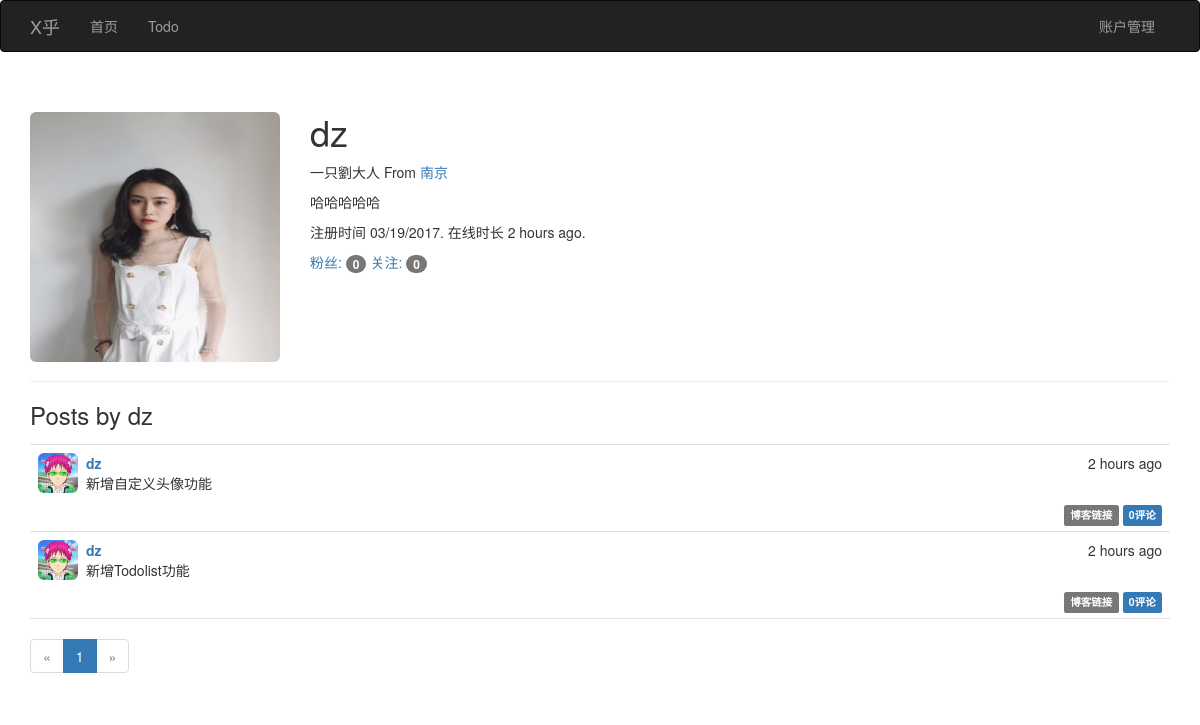
/user/dz, run on an earlier commit of the app's database.
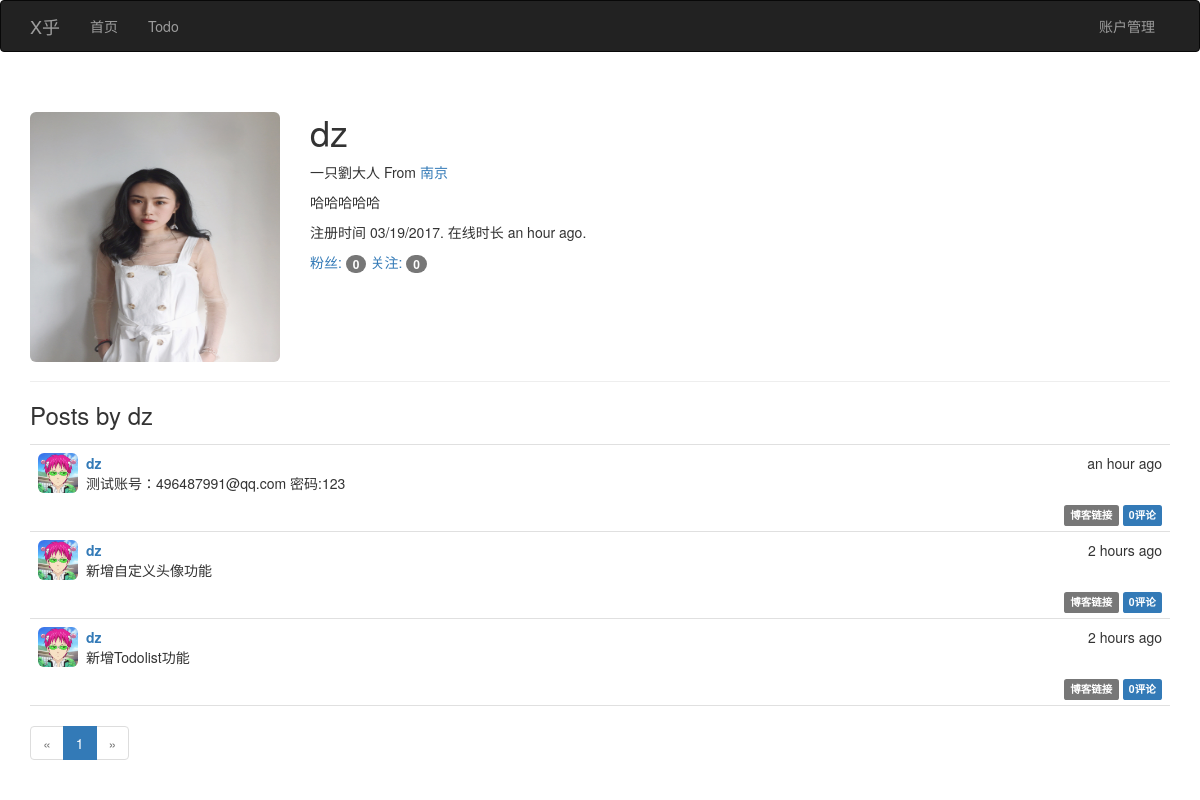
And on a later commit of the database.
### app/models.py (models this page shows, shortened)
class User(UserMixin, db.Model):
    __tablename__ = 'users'
    id = db.Column(db.Integer, primary_key = True)
    email = db.Column(db.String(64), unique = True, index = True)
    name = db.Column(db.String(64))
    username = db.Column(db.String(64), unique = True, index = True)
    location = db.Column(db.String(64))
    about_me = db.Column(db.Text())
    member_since = db.Column(db.DateTime(), default = datetime.utcnow)
    last_seen = db.Column(db.DateTime(), default = datetime.utcnow)
    role_id = db.Column(db.Integer, db.ForeignKey('roles.id'))
    password_hash = db.Column(db.String(128))
    confirmed = db.Column(db.Boolean, default = False)
    avatar = db.Column(db.String(128), default = None)
    posts = db.relationship('Post', backref = 'author', lazy = 'dynamic')
    followed = db.relationship('Follow',
                               foreign_keys = [Follow.follower_id],
                               backref = db.backref('follower', lazy = 'joined'),
                               lazy = 'dynamic',
                               cascade = 'all, delete-orphan')
    followers = db.relationship('Follow',
                                foreign_keys = [Follow.followed_id],
                                backref = db.backref('followed', lazy = 'joined'),
                                lazy = 'dynamic',
                                cascade = 'all, delete-orphan')
    comments = db.relationship('Comment', backref = 'author', lazy = 'dynamic')
    events = db.relationship('Event', backref = 'sponsor', lazy = 'dynamic')
    @property
    def password(self):
        raise AttributeError('password is not a readable attribute')

class Post(db.Model):
    __tablename__ = 'posts'
    id = db.Column(db.Integer, primary_key = True)
    body = db.Column(db.Text)
    timestamp = db.Column(db.DateTime, index = True, default = datetime.utcnow)
    author_id = db.Column(db.Integer, db.ForeignKey('users.id'))
    body_html = db.Column(db.Text)
    comments = db.relationship('Comment', backref = 'post', lazy = 'dynamic')

### app/main/views.py (the view)
@main.route('/user/<username>')
def user(username):
    user = User.query.filter_by(username = username).first()
    if not user:
        abort(404)
    page = request.args.get('page', 1, type = int)
    pagination = user.posts.order_by(Post.timestamp.desc()).paginate(page,
                                                                     per_page= current_app.config['FLASKY_PER_PAGE'],
                                                                     error_out= False)
    posts = pagination.items
    return render_template('user.html', user = user, posts = posts, pagination = pagination)

### app/auth/views.py (called while the page is built)
@auth.before_app_request
def before_request():
    if current_user.is_authenticated:
        current_user.ping()
        if not current_user.confirmed \
                and request.endpoint[:5] != 'auth.':
            flash('You have not confirmed your account yet')
            return redirect(url_for('auth.unconfirmed'))

### app/main/__init__.py (called while the page is built)
@main.app_context_processor
def inject_permissions():
    return dict(Permission = Permission)

### app/models.py (called while the page is built)
    def can(self, permissions):
        return False

    def is_administrator(self):
        return False

### app/templates/user.html (shortened to what this page needs)
{% extends 'base.html' %}
{% import '_macros.html' as macro %}
{% block page_content %}
<div class = "page-header">
    {% if current_user.avatar %}
    <img class="img-rounded profile-thumbnail" width = "250" height = "250" src="{{ user.avatar}}">
    {% else %}
    <img class="img-rounded profile-thumbnail" width = "250" height = "250" src="/static/avatar/default.jpg">
    {% endif %}
    <div class="profile-header">
        <h1>{{ user.username }}</h1>
        {% if user.name or user.location %}
        <p>
            {% if user.name %}{{ user.name}}{% endif %}
            {% if user.location %}
                From <a href="http://ditu.amap.com/search?query={{ user.location}}">
            {{ user.location}}</a>
            {% endif %}
        </p>
        {% endif %}
        {% if user.about_me %}
        <p>{{user.about_me}}</p>
        {% endif %}
        <p>
            注册时间 {{ moment(user.member_since).format('L')}}.
            在线时长 {{ moment(user.last_seen).fromNow()}}.
        </p>
        <a href="{{ url_for('.followers', username = user.username)}}">
            粉丝: <span class="badge">{{ user.followers.count() - 1 }}</span>
        </a>
        <a href="{{ url_for('.followed_by', username = user.username)}}">
            关注: <span class="badge">{{ user.followed.count() - 1}}</span>
        </a>
    </div>
</div>
<h3>Posts by {{ user.username }}</h3>
{% include '_posts.html' %}
{% if pagination %}
{{ macro.pagination_widget(pagination, '.user', username = user.username)}}
{% endif %}
{% endblock %}

### app/templates/base.html (shortened to what this page needs)
{% extends 'bootstrap/base.html' %}
{% block head %}
{{ super() }}
<link rel="stylesheet" type="text/css" href="{{ url_for('static', filename='styles.css')}}">
{% endblock %}
{% block navbar %}
<div class = 'navbar navbar-inverse' role = 'navigation'>
    <div class = 'container'>
        <div class = 'navbar-header'>
            <a class = "navbar-brand" href = "/">X乎</a>
        </div>
        <div class = "navbar-collapse collapse">
            <ul class = "nav navbar-nav">
                <li><a href = "/">首页</a></li>
                <li><a href="{{ url_for('todo.show')}}">Todo</a></li>
            </ul>
            <ul class = "nav navbar-nav navbar-right">
                <li class="dropdown">
                    <a class="dropdown-toggle" data-toggle="dropdown" href="#">账户管理</a>
                </li>
            </ul>
        </div>
    </div>
</div>
{% endblock %}
{% block content %}
<div class = "container">
    {% block page_content %}{% endblock %}
</div>
{% endblock %}

### app/templates/_macros.html
{% macro pagination_widget(pagination, endpoint, fragment='') %}
<ul class="pagination">
    <li{% if not pagination.has_prev %} class="disabled"{% endif %}>
        <a href="{% if pagination.has_prev %}{{ url_for(endpoint, page=pagination.page - 1, **kwargs)}}
                {{ fragment }}{% else %}#{% endif %}">
            &laquo;
        </a>
    </li>
    {% for p in pagination.iter_pages() %}
        {% if p %}
            {% if p == pagination.page %}
            <li class="active">
                <a href="{{ url_for(endpoint, page = p, **kwargs)}}{{ fragment}}">{{ p }}</a>
            </li>
            {% else %}
            <li>
                <a href="{{ url_for(endpoint, page = p, **kwargs)}}{{ fragment }}">{{ p }}</a>
            </li>
            {% endif %}
        {% else %}
        <li class="disabled"><a href="#">&hellip;</a></li>
        {% endif %}
    {% endfor %}
    <li{% if not pagination.has_next %} class="disabled"{% endif %}>
        <a href="{% if pagination.has_next %}{{ url_for(endpoint, page = pagination.page + 1, **kwargs)}}
            {{ fragment}}{% else %}#{% endif %}">
            &raquo;
        </a>
    </li>
</ul>
{% endmacro %}

### app/templates/_posts.html (shortened to what this page needs)
<ul class = 'posts'>
	{% for post in posts %}
	<li class = 'post'>
		<div class = 'post-thumbnail'>
			<a href="{{ url_for('.user', username = post.author.username)}}">
				{% if post.author.avatar %}
				<img class='img-rounded profile-thumbnail' width = "40" height = "40"
						src="{{ post.author.avatar}}">
				{% else %}
				<img class="img-rounded profile-thumbnail" width = "40" height = "40"
                     src="/static/avatar/default.jpg">
				{% endif %}
			</a>
		</div>
		<div class = 'post-content'>
			<div class='post-date'>{{ moment(post.timestamp).fromNow()}}</div>
			<div class="post-author">
				<a href="{{ url_for('.user', username=post.author.username)}}">
					{{ post.author.username }}
				</a>
			</div>
			<div class="post-body">
				{% if post.body_html %}
					{{ post.body_html | safe }}
				{% else %}
					{{ post.body }}
				{% endif %}
			</div>
			<div class="post-footer">
				<a href="{{ url_for('.post', id=post.id)}}">
					<span class='label label-default'>博客链接</span>
				</a>
				<a href="{{ url_for('.post', id=post.id)}}#comments">
					<span class="label label-primary">
						{{ post.comments.count()}}评论
					</span>
				</a>
			</div>
		</div>
	</li>
	{% endfor %}
</ul>

### app/static/styles.css (style rules this page uses)
.profile-thumbnail { position : absolute; }
.profile-header { min-height : 260px; margin-left : 280px; }
ul.posts { list-style-type: none; padding: 0px; margin: 16px 0px 0px 0px; border-top: 1px solid #e0e0e0; }
ul.posts li.post { padding: 8px; border-bottom: 1px solid #e0e0e0; }
div.post-author { font-weight: bold; }
div.post-thumbnail { position: absolute; }
div.post-content { margin-left: 48px; min-height: 48px; }
div.post-footer { text-align: right; }
div.post-date { float: right; }

What changed in the data, as far as the page shows it:
changed User "dz": last_seen "2 hours ago" → "an hour ago"
added Post: author.avatar (picture), timestamp "an hour ago", author.username "dz", body_html "测试账号：496487991@qq.com 密码:123", comments.count "0"
